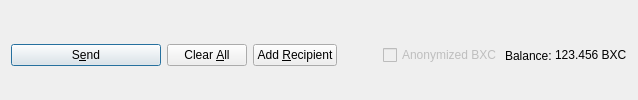
         <widget class="QFrame" name="frame_Send">
          <layout class="QHBoxLayout" name="horizontalLayout">
           <property name="bottomMargin">
            <number>0</number>
           </property>
           <item>
            <widget class="QPushButton" name="sendButton">
             <property name="minimumSize">
              <size>
               <width>150</width>
               <height>0</height>
              </size>
             </property>
             <property name="toolTip">
              <string>Confirm the send action</string>
             </property>
             <property name="text">
              <string>S&amp;end</string>
             </property>
             <property name="icon">
              <iconset resource="../improvedbitcoin.qrc">
               <normaloff>:/icons/send</normaloff>:/icons/send</iconset>
             </property>
             <property name="autoDefault">
              <bool>false</bool>
             </property>
             <property name="default">
              <bool>true</bool>
             </property>
            </widget>
           </item>
           <item>
            <widget class="QPushButton" name="clearButton">
             <property name="sizePolicy">
              <sizepolicy hsizetype="Minimum" vsizetype="Fixed">
               <horstretch>0</horstretch>
               <verstretch>0</verstretch>
              </sizepolicy>
             </property>
             <property name="toolTip">
              <string>Clear all fields of the form.</string>
             </property>
             <property name="text">
              <string>Clear &amp;All</string>
             </property>
             <property name="icon">
              <iconset resource="../improvedbitcoin.qrc">
               <normaloff>:/icons/remove</normaloff>:/icons/remove</iconset>
             </property>
             <property name="autoDefault">
              <bool>false</bool>
             </property>
            </widget>
           </item>
           <item>
            <widget class="QPushButton" name="addButton">
             <property name="toolTip">
              <string>Send to multiple recipients at once</string>
             </property>
             <property name="text">
              <string>Add &amp;Recipient</string>
             </property>
             <property name="icon">
              <iconset resource="../improvedbitcoin.qrc">
               <normaloff>:/icons/add</normaloff>:/icons/add</iconset>
             </property>
             <property name="autoDefault">
              <bool>false</bool>
             </property>
            </widget>
           </item>
           <item>
            <spacer name="horizontalSpacer">
             <property name="orientation">
              <enum>Qt::Horizontal</enum>
             </property>
             <property name="sizeHint" stdset="0">
              <size>
               <width>40</width>
               <height>20</height>
              </size>
             </property>
            </spacer>
           </item>
           <item>
            <layout class="QHBoxLayout" name="horizontalLayout_2">
             <property name="spacing">
              <number>3</number>
             </property>
             <item>
              <widget class="QCheckBox" name="checkzBXC">
               <property name="enabled">
                <bool>false</bool>
               </property>
               <property name="text">
                <string>Anonymized BXC</string>
               </property>
              </widget>
             </item>
             <item>
              <widget class="QLabel" name="label">
               <property name="text">
                <string>Balance:</string>
               </property>
              </widget>
             </item>
             <item>
              <widget class="QLabel" name="labelBalance">
               <property name="sizePolicy">
                <sizepolicy hsizetype="Preferred" vsizetype="Fixed">
                 <horstretch>0</horstretch>
                 <verstretch>0</verstretch>
                </sizepolicy>
               </property>
               <property name="cursor">
                <cursorShape>IBeamCursor</cursorShape>
               </property>
               <property name="text">
                <string notr="true">123.456 BXC</string>
               </property>
               <property name="textInteractionFlags">
                <set>Qt::LinksAccessibleByMouse|Qt::TextSelectableByKeyboard|Qt::TextSelectableByMouse</set>
               </property>
              </widget>
             </item>
            </layout>
           </item>
          </layout>
         </widget>
